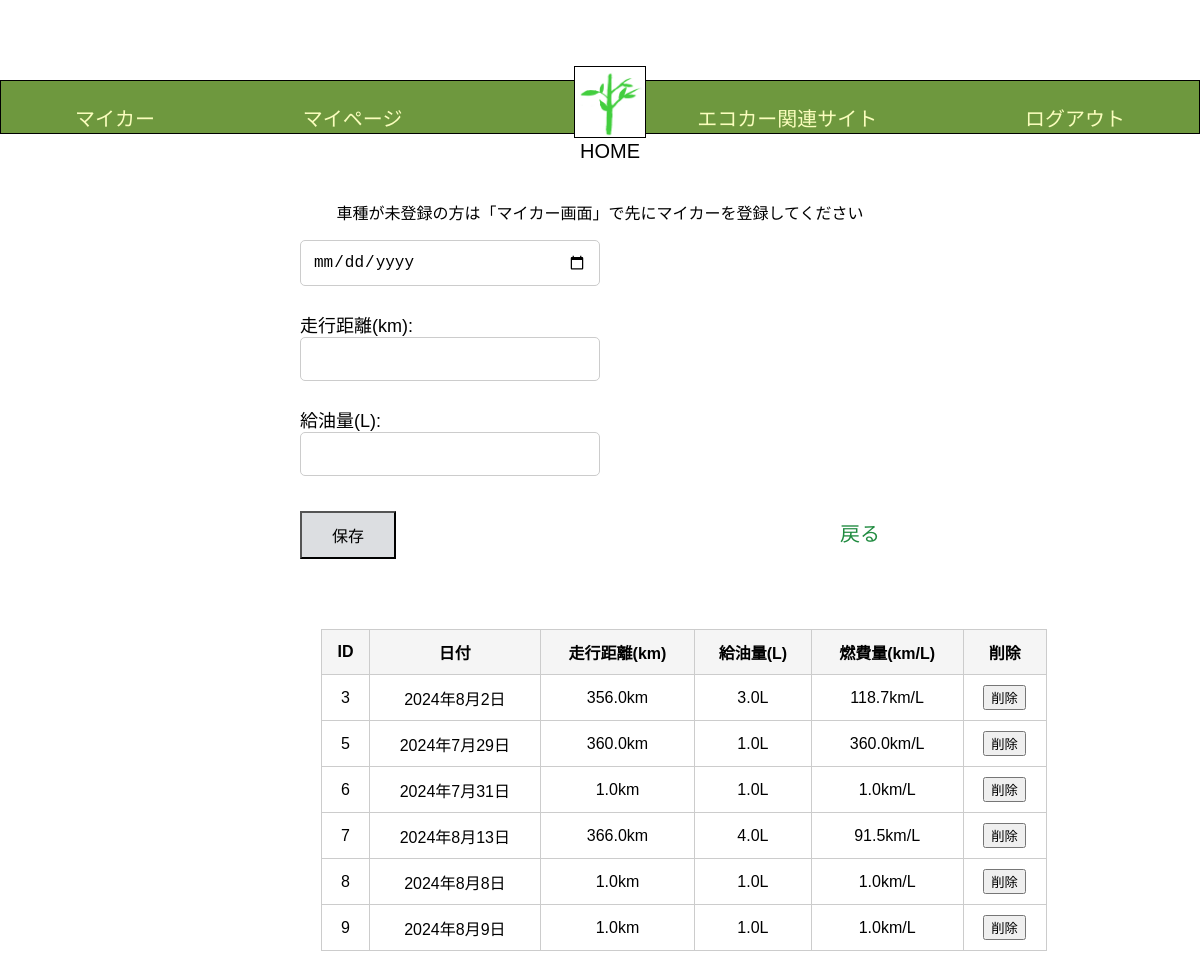
The page /Edrive/records/1/ on the database its author committed.
### Edrive/models.py (models this page shows, shortened)
class FuelRecord(models.Model):
    my_car = models.ForeignKey(MyCar, on_delete=models.CASCADE, default=1)
    distance = models.FloatField(verbose_name="走行距離 (km)")
    fuel_amount = models.FloatField(verbose_name="給油量 (L)")
    fuel_efficiency = models.FloatField(verbose_name="燃費 (km/L)", blank=True, null=True, editable=False)
    date = models.DateField(verbose_name="日付", default=timezone.now)
    created_at = models.DateTimeField(auto_now_add=True, null=True)  # auto_now_add=True を削除
    updated_at = models.DateTimeField(auto_now=True,null=True)
    class Meta:
        db_table = 'fuel_records'
        constraints = [
            models.UniqueConstraint(
                name='records_unique',
                fields=[
                    'my_car',
                    'date',
                ]
            )
        ]

### Edrive/views.py (the view, shortened to what this page needs)
# urls.py: path('records/<int:pk>/',RecordsView.as_view(), name = 'records'),
class RecordsView(View):
    model = FuelRecord
    template_name = 'records.html'
    form_class = RecordsForm
    def get(self, request, pk):
        user = get_object_or_404(User, pk=pk)
        my_cars = MyCar.objects.filter(user=user)
        fuel_records = FuelRecord.objects.filter(my_car__in=my_cars)
        form = self.form_class()
        return render(request, self.template_name, {'fuel_records': fuel_records, 'form': form, 'car_id': pk})

### Edrive/forms.py
class RecordsForm(forms.ModelForm):
    distance = forms.FloatField(label = '走行距離(km)', min_value=1.0, max_value=3000.0, error_messages={
        'min_value': '距離は1以上でなければなりません。',
        'max_value': '距離は3000以下でなければなりません。',
        })
    fuel_amount = forms.FloatField(label = '給油量(L)',min_value=1.0, max_value=200.0, error_messages={
        'min_value': '給油量は1以上でなければなりません。',
        'max_value': '給油量は200以下でなければなりません。',
        })
    date = forms.DateField(label = '', widget=forms.DateInput(attrs={'type': 'date'}))
    class Meta:
        model = FuelRecord
        fields = [ 'date','distance', 'fuel_amount']

### templates/records.html (shortened to what this page needs)
{% load static %}
<!DOCTYPE html>
<html lang="ja">
   <head>
      <link rel="stylesheet" href="{% static 'css/style.css' %}">
   </head>
   <body>
       <header class="header-container">
      <nav class="navbar navbar-expand-lg navbar-light bg-light">
        <a class="navbar-brand" href="{% url 'Edrive:my_car' user.pk %}">マイカー</a>
        <a class="navbar-brand" href="{% url 'Edrive:mypage' user.pk %}">マイページ</a>
        <div class="logo">
        <a href="{% url 'Edrive:home' %}" class="home-link">
             <img src = "{% get_media_prefix %}shinryoku.png"  alt = "ホーム">
             <p>HOME</p>
        </a>
        </div>
        <a class="navbar-brand" href="{% url 'Edrive:eco_car_site' %}">エコカー関連サイト</a>
        <a class="navbar-brand" href="{% url 'Edrive:logout' %}">ログアウト</a>
      </nav>
      </header>
  <div class="records">
  <p>車種が未登録の方は「マイカー画面」で先にマイカーを登録してください</p>
  <nav>
   <form method="POST">
            <div class="form-group">
                {{ form.date }}
            </div>
            <div class="form-group">
                {{ form.distance.label_tag }}
                {{ form.distance }}
            </div>
            <div class="form-group">
                {{ form.fuel_amount.label_tag }}
                {{ form.fuel_amount }}
            </div>
   <input type="submit" value="保存">
        </form>
    <a class="navbar-brand" href="{% url 'Edrive:home' %}">戻る</a>
  </nav>
  </div>
<div class="records-container">
        <div class="car-info">
            <table border='1'>
      <table>
        <thead>
            <tr>
                <th>ID</th>
                <th>日付</th>
                <th>走行距離(km)</th>
                <th>給油量(L)</th>
                <th>燃費量(km/L)</th>
                <th>削除</th>
            </tr>
        </thead>
            <tbody>
            {% for record in fuel_records %}
                <tr>
                    <td>{{ record.id }}</td>
                    <td>{{ record.date|date:"Y年n月j日" }}</td>
                    <td>{{ record.distance }}km</td>
                    <td>{{ record.fuel_amount }}L</td>
                    <td>{{ record.fuel_efficiency|floatformat:1 }}km/L</td>
                    <td>
                    <form method="post" style="display:inline;">
                        <button type="submit">削除</button>
                      </form>
                    </td>
                </tr>
               {% endfor %}
            </tbody>
     </table>
</div>
</body>
</html>

### static/css/style.css (style rules this page uses)
body { font-family: Arial, sans-serif; margin: 0; padding: 0; }
.header-container { text-align: center; background-color: #6e983e; padding: 1px 0; margin-top: 80px; position: relative; border:1px solid black; height:auto; }
.header-container a.navbar-brand { color: #fafdbd; text-decoration: none; font-weight: 400; padding: 0.5px; justify-content: space-around; }
.logo img { width:70px; height: 70px; border: 1px solid black; }
.navbar-brand { font-size: 20px; color: #fafdbd; display: flex; margin: 0; }
.navbar { display: flex; justify-content: space-around; align-items: center; padding: 0; margin: 10px 0 0 0; }
.logo .home-link { display: flex; flex-direction: column; align-items: center; position: absolute; text-decoration: none; margin: 0 10px; top: -15px; left: 50%; transform: translateX(-50%); width: 80px; height: 80px; }
.logo p { margin: 2px 0 100px 0; font-size: 20px; color: #000000; font-weight:400; }
input[type="submit"] { margin-top: 10px; padding: 10px 50px; background-color: #dcdee1; color: black; cursor: pointer; }
.navbar-brand { display: flex; text-align: center; margin-top: 10px; }
.records { display: flex; flex-direction: column; align-items: center; margin-top: 50px; }
.records nav { display: flex; align-items: center; justify-content: space-between; margin-bottom: 20px; width:50%; }
.records form { width: 50%; margin-bottom: 20px; }
.records form .form-group { margin-bottom: 15px; }
.records form label { font-size: 18px; display: block; }
.records form input[type="text"], .records form input[type="password"], .records form input[type="email"], .records form input[type="date"], .records form input[type="datetime-local"], .records form input[type="number"], .records form select, .records form textarea { width: 100%; padding: 12px; font-size: 16px; border: 1px solid #ccc; border-radius: 5px; box-sizing: border-box; margin-bottom: 10px; }
.records form input[type="submit"] { padding: 10px 30px; background-color: #dcdee1; color: black; cursor: pointer; font-size: 16px; text-align: center; margin-right: 10px; display: inline-block; }
.records .navbar-brand { padding: 20px 20px; color: #208b40; font-size: 20px; text-align: center; text-decoration: none; margin-top: 250px; margin-bottom: 5px; display: inline-block; }
.records-container { display: flex; justify-content: center; margin-top: 30px; margin-bottom: 80px; }
.records-container table { width: 130%; border-collapse: collapse; }
.records-container th, .records-container td { padding: 10px; text-align: center; border: 1px solid #ccc; }
.records-container th { background-color: #f5f5f5; }

### rows shown on the page
FuelRecord: id "3", date "2024年8月2日", distance "356.0", fuel_amount "3.0", fuel_efficiency "118.7"
FuelRecord: id "5", date "2024年7月29日", distance "360.0", fuel_amount "1.0", fuel_efficiency "360.0"
FuelRecord: id "6", date "2024年7月31日", distance "1.0", fuel_amount "1.0", fuel_efficiency "1.0"
FuelRecord: id "7", date "2024年8月13日", distance "366.0", fuel_amount "4.0", fuel_efficiency "91.5"
FuelRecord: id "8", date "2024年8月8日", distance "1.0", fuel_amount "1.0", fuel_efficiency "1.0"
FuelRecord: id "9", date "2024年8月9日", distance "1.0", fuel_amount "1.0", fuel_efficiency "1.0"
